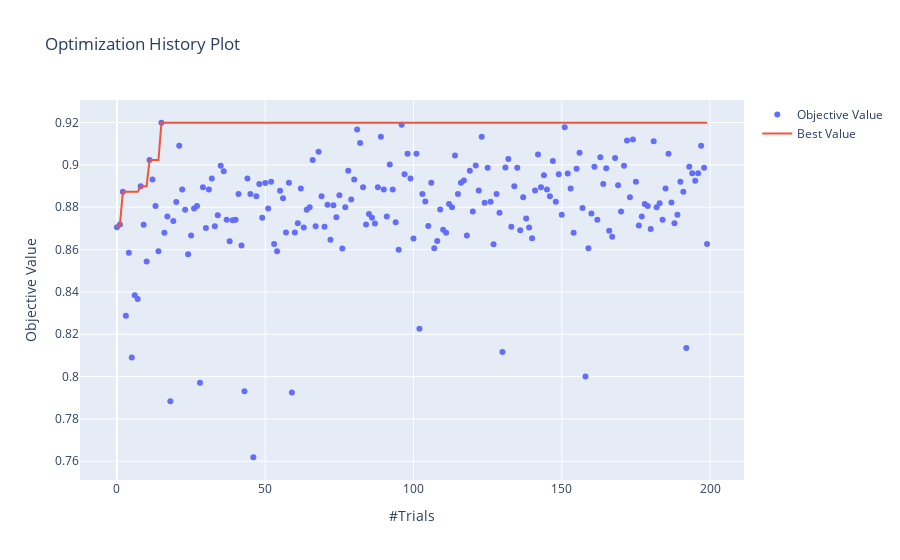

Notebook cell for this chart:
### Code cell
optuna.visualization.plot_optimization_history(study)

### Figure 1 — Plotly figure (JSON) as saved in the notebook; plotly's stock layout.template omitted (floating-point values rounded to 4 significant figures; data arrays with more than 128 entries replaced by an {"elided": "..."} marker saying what was removed)
{"data": [{"mode": "markers", "name": "Objective Value", "type": "scatter", "x": {"elided": "200 int values"}, "y": {"elided": "200 float values"}}, {"name": "Best Value", "type": "scatter", "x": {"elided": "200 int values"}, "y": {"elided": "200 float values"}}], "layout": {"title": {"text": "Optimization History Plot"}, "xaxis": {"title": {"text": "#Trials"}}, "yaxis": {"title": {"text": "Objective Value"}}}}
